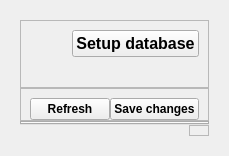
            <widget class="QWidget" name="HomePage">
             <layout class="QVBoxLayout" name="verticalLayout_11">
              <item>
               <widget class="QWidget" name="widget_3" native="true">
                <layout class="QVBoxLayout" name="verticalLayout_10">
                 <property name="spacing">
                  <number>0</number>
                 </property>
                 <item alignment="Qt::AlignTop">
                  <widget class="QFrame" name="frame_6">
                   <property name="frameShape">
                    <enum>QFrame::StyledPanel</enum>
                   </property>
                   <property name="frameShadow">
                    <enum>QFrame::Raised</enum>
                   </property>
                   <layout class="QHBoxLayout" name="horizontalLayout_5">
                    <property name="bottomMargin">
                     <number>30</number>
                    </property>
                    <item alignment="Qt::AlignRight">
                     <widget class="QPushButton" name="Editdetails">
                      <property name="font">
                       <font>
                        <pointsize>12</pointsize>
                        <weight>75</weight>
                        <bold>true</bold>
                       </font>
                      </property>
                      <property name="cursor">
                       <cursorShape>PointingHandCursor</cursorShape>
                      </property>
                      <property name="text">
                       <string>Setup database</string>
                      </property>
                      <property name="icon">
                       <iconset resource="QSS/QSS_Resources.qrc">
                        <normaloff>:/icons/Icons/edit.png</normaloff>:/icons/Icons/edit.png</iconset>
                      </property>
                     </widget>
                    </item>
                   </layout>
                  </widget>
                 </item>
                 <item alignment="Qt::AlignRight">
                  <widget class="QFrame" name="frame_8">
                   <property name="font">
                    <font>
                     <weight>75</weight>
                     <bold>true</bold>
                    </font>
                   </property>
                   <property name="frameShape">
                    <enum>QFrame::StyledPanel</enum>
                   </property>
                   <property name="frameShadow">
                    <enum>QFrame::Raised</enum>
                   </property>
                   <layout class="QHBoxLayout" name="horizontalLayout_8">
                    <property name="spacing">
                     <number>0</number>
                    </property>
                    <property name="bottomMargin">
                     <number>0</number>
                    </property>
                    <item>
                     <widget class="QPushButton" name="Refreshdatabase">
                      <property name="font">
                       <font>
                        <weight>75</weight>
                        <bold>true</bold>
                       </font>
                      </property>
                      <property name="cursor">
                       <cursorShape>PointingHandCursor</cursorShape>
                      </property>
                      <property name="text">
                       <string>Refresh</string>
                      </property>
                      <property name="icon">
                       <iconset resource="QSS/QSS_Resources.qrc">
                        <normaloff>:/icons/Icons/refresh-cw.png</normaloff>:/icons/Icons/refresh-cw.png</iconset>
                      </property>
                     </widget>
                    </item>
                    <item>
                     <widget class="QPushButton" name="Savechanges">
                      <property name="font">
                       <font>
                        <weight>75</weight>
                        <bold>true</bold>
                       </font>
                      </property>
                      <property name="cursor">
                       <cursorShape>PointingHandCursor</cursorShape>
                      </property>
                      <property name="text">
                       <string>Save changes</string>
                      </property>
                      <property name="icon">
                       <iconset resource="QSS/QSS_Resources.qrc">
                        <normaloff>:/icons/Icons/save.png</normaloff>:/icons/Icons/save.png</iconset>
                      </property>
                     </widget>
                    </item>
                   </layout>
                  </widget>
                 </item>
                 <item>
                  <widget class="QTabWidget" name="tabWidget">
                   <property name="currentIndex">
                    <number>-1</number>
                   </property>
                  </widget>
                 </item>
                 <item alignment="Qt::AlignRight">
                  <widget class="QFrame" name="frame_7">
                   <property name="frameShape">
                    <enum>QFrame::StyledPanel</enum>
                   </property>
                   <property name="frameShadow">
                    <enum>QFrame::Raised</enum>
                   </property>
                   <layout class="QHBoxLayout" name="horizontalLayout_7">
                    <property name="topMargin">
                     <number>0</number>
                    </property>
                   </layout>
                  </widget>
                 </item>
                </layout>
               </widget>
              </item>
             </layout>
            </widget>
